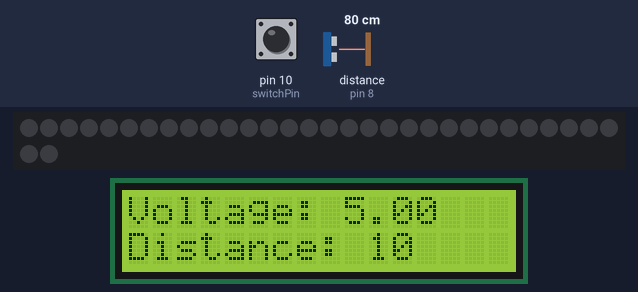
A sketch run on a simulated Arduino Uno, built with avr-gcc and run on an emulated ATmega328P. Shown: 32 RGB LEDs in strip order, left to right, continuing on the next row, 16×2 character LCD. The test bench sets the inputs (shaded band); at power-on: pin 10 (switchPin) HIGH, distance to the obstacle (sensor on pin 8) 80 cm. Dim RGB values are drawn brighter than linear; the strip is taken to match the declared colour order; what the sketch prints to the serial monitor is not drawn.

Above: at 2.3 s.
2.4 s: pin 10 (switchPin) pulled LOW for 3.2 s
At 5.7 s:
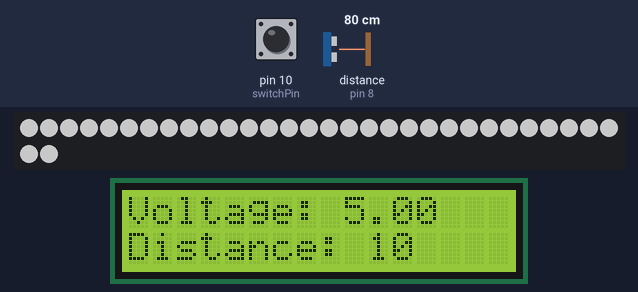
7.9 s: distance to the obstacle (sensor on pin 8) set to 2 cm
At 11.2 s:
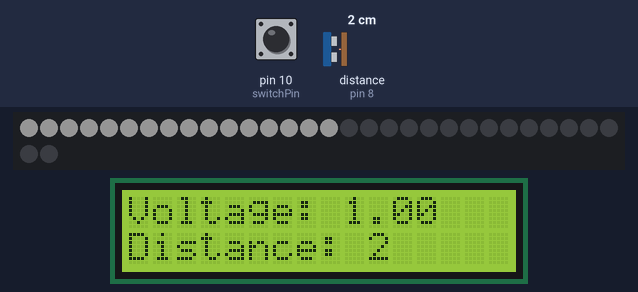
11.6 s: pin 10 (switchPin) pulled LOW for 1.2 s
At 13.6 s:
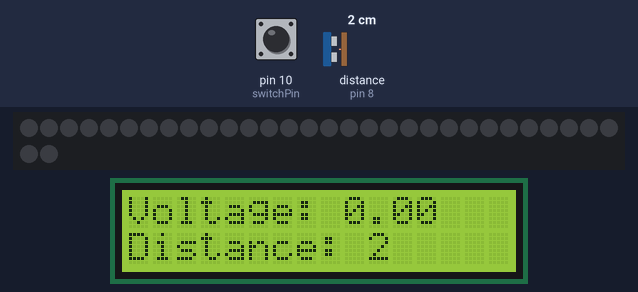
15.7 s: distance to the obstacle (sensor on pin 8) set to 4 cm
At 18.2 s:
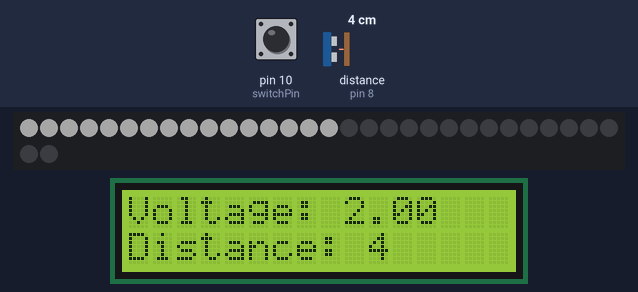
19.0 s: distance to the obstacle (sensor on pin 8) set to 9 cm
At 20.4 s:
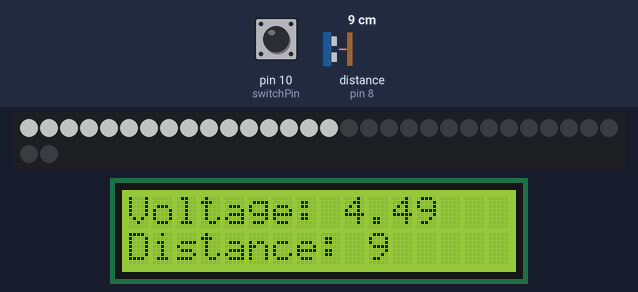
Timing chart, 0 to 22.0 s (numbered marks = the images above; inputs shaded):
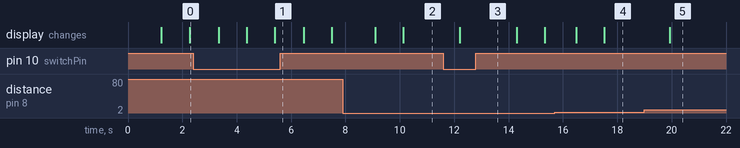

Measured:
- after the input at 2.4 s, the display: first changes after 0.93 s (image 1 shows a later state)
- after the input at 7.9 s, the display: first changes after 1.2 s (image 2 shows a later state)
- after the input at 11.6 s, the display: changes after 0.61 s (image 3)
- after the input at 15.7 s, the display: first changes after 0.80 s (image 4 shows a later state)
- after the input at 19.0 s, the display: changes after 0.94 s (image 5)

The sketch:

LightingSystem_2.ino
```cpp
#include <Ultrasonic.h>
#include <Adafruit_NeoPixel.h>
#include <Wire.h>
#include <LiquidCrystal_I2C.h>

LiquidCrystal_I2C lcd(0x27,16,2);  // set the LCD address to 0x27 for a 16 chars and 2 line display
#define PIN 5

Adafruit_NeoPixel strip = Adafruit_NeoPixel(32, PIN, NEO_RGB + NEO_KHZ800);
#define BRIGHTNESS 100

Ultrasonic ultrasonic(9, 8);
int switchPin = 10;

int distance;
int calibratedDistance = 10 ;
int preBrightness = 0;
int stripNumPixels = strip.numPixels();
double voltage = 5.0 ;
double b = 255;

boolean switchLumens = 0;

void setup() {
  Serial.begin(115200);

  strip.begin();
  strip.show(); // Initialize all pixels to 'off'
  strip.setBrightness(100);

  pinMode(10,INPUT_PULLUP);

  lcd.init();
  lcd.init();
  lcd.backlight();
  lcd.setCursor(0,0);
  //lcd.print("Calibrating....");
  lcd.print("LED READY");
  if(digitalRead(switchPin) == 0){
    stripNumPixels = strip.numPixels();
  }else{
    stripNumPixels = strip.numPixels() / 2;
  }
  /*
  for(int i = 0; i<10; i++){
    distance = ultrasonic.read();
    if(calibratedDistance != distance){
      calibratedDistance = distance;
      i = 0;
    }

  }

*/
  for(int i = 0 ; i<stripNumPixels; i++){
     strip.setPixelColor(i,strip.Color(100,   100,   100));
  }
  strip.setBrightness(255);
  strip.show();

  preBrightness = 255;


  Serial.print("Calibrated Distance in CM: ");
  Serial.println(calibratedDistance);
  lcd.clear();
  lcd.setCursor(0,0);
  lcd.print("Voltage: "+String(voltage));
  lcd.setCursor(0,1);
  lcd.print("Distance: "+String(calibratedDistance));

  delay(1000);
}

void loop() {

    distance = ultrasonic.read();
    if(distance > calibratedDistance){
      distance = calibratedDistance;
    }
    int brightness = map(distance,0,calibratedDistance,0,255);
    b = (double)brightness;

//    Serial.println("Brightness: "+String(brightness));
    Serial.println("Distance: "+String(distance));
    if(distance != 0){

    if(preBrightness > brightness){
      for(int pre = preBrightness; pre >= brightness; pre-- ){
        for(int i = 0 ; i<stripNumPixels; i++){
           strip.setPixelColor(i,strip.Color(100,   100,   100));
        }
        strip.setBrightness(pre);
        strip.show();

        voltage = mapf(pre,0.00,255.00,0.00,5.00);
        Serial.println("Voltage: "+String(voltage));

//        lcd.setCursor(0,0);
//        lcd.print("Voltage: "+String(voltage));
//        lcd.setCursor(0,1);
//        lcd.print("Distance: "+String(distance)+"  ");

//        Serial.println("Brightness: "+String(pre));
//        delay(5);
      }

        lcd.setCursor(0,0);
        lcd.print("Voltage: "+String(voltage));
        lcd.setCursor(0,1);
        lcd.print("Distance: "+String(distance)+"  ");

      preBrightness = brightness;
    }
    else if(preBrightness < brightness){
      for(int pre = preBrightness; pre <= brightness; pre++ ){
        for(int i = 0 ; i<stripNumPixels; i++){
           strip.setPixelColor(i,strip.Color(100,   100,   100));
        }
        strip.setBrightness(pre);
        strip.show();

        voltage = mapf(pre,0.00,255.00,0.00,5.00);
        Serial.println("Voltage: "+String(voltage));
//        lcd.setCursor(0,0);
//        lcd.print("Voltage: "+String(voltage));
//        lcd.setCursor(0,1);
//        lcd.print("Distance: "+String(distance)+"  ");

//        Serial.println("Brightness: "+String(pre));
//        delay(5);
      }

        lcd.setCursor(0,0);
        lcd.print("Voltage: "+String(voltage));
        lcd.setCursor(0,1);
        lcd.print("Distance: "+String(distance)+"  ");
      preBrightness = brightness;
    }else{
      for(int i = 0 ; i<stripNumPixels; i++){
         strip.setPixelColor(i,strip.Color(100,   100,   100));
      }
      strip.setBrightness(preBrightness);
      strip.show();

      voltage = mapf(preBrightness,0.00,255.00,0.00,5.00);
      Serial.println("Voltage: "+String(voltage));
      lcd.setCursor(0,0);
      lcd.print("Voltage: "+String(voltage));
      lcd.setCursor(0,1);
      lcd.print("Distance: "+String(distance)+"  ");
      preBrightness = brightness;
    }

    if(digitalRead(switchPin) == 0){
      if(switchLumens == 1){
        switchLumens = 0;
        for(int i = 0 ; i<stripNumPixels; i++){
           strip.setPixelColor(i,strip.Color(100,   100,   100));
        }
        strip.setBrightness(0);
        strip.show();
        stripNumPixels = strip.numPixels();

        lcd.setCursor(0,0);
        lcd.print("Voltage: "+String(0.00));
        lcd.setCursor(0,1);
        lcd.print("Distance: "+String(distance)+"  ");
      }
    }else{
      if(switchLumens == 0){
        switchLumens = 1;
        for(int i = 0 ; i<stripNumPixels; i++){
           strip.setPixelColor(i,strip.Color(100,   100,   100));
        }
        strip.setBrightness(0);
        strip.show();
        stripNumPixels = strip.numPixels() / 2;
        lcd.setCursor(0,0);
        lcd.print("Voltage: "+String(0.00));
        lcd.setCursor(0,1);
        lcd.print("Distance: "+String(distance)+"  ");

      }
    }


    }

//    Serial.print("Calibrated Distance in CM: ");
//    Serial.println(calibratedDistance);

    delay(1000);

}
double mapf(double val, double in_min, double in_max, double out_min, double out_max) {
    return (val - in_min) * (out_max - out_min) / (in_max - in_min) + out_min;
}
```
